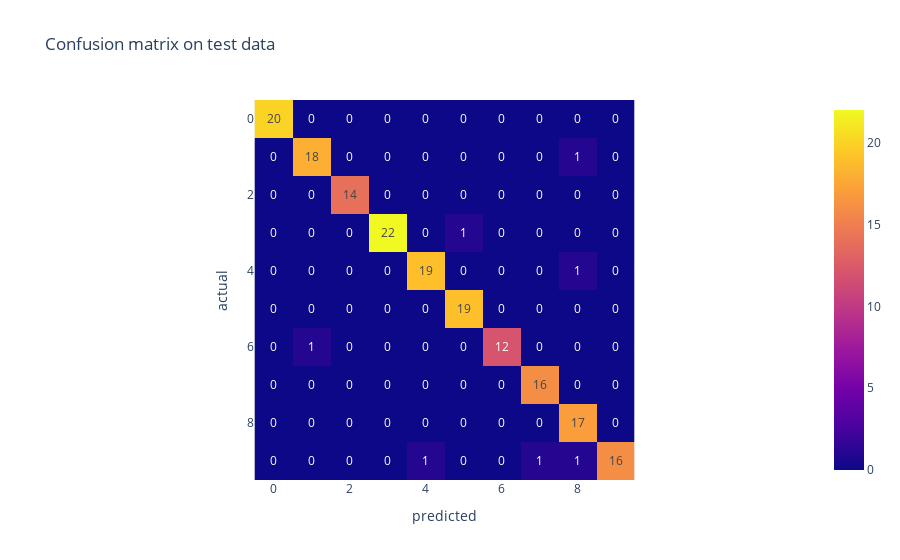

The notebook cell saved with this chart:
### Markdown cell above
<a id = 'log'></a>
### logistic regression
---------------------------------------------------------------------[BACK TO TOP](#top)

### Code cell
from sklearn.linear_model import LogisticRegression
log = LogisticRegression()
para = {'C':np.logspace(-3,1,10),  # inv of regularisation constant
       'penalty':['l1','l2'],     # type of regularisation
       'solver':['newton-cg', 'lbfgs' , 'liblinear', 'saga']}
from sklearn.model_selection import GridSearchCV
logcv = GridSearchCV(log,para,cv=9) # train 8 folds cross validate 9th fold
logcv.fit(xtrain,ytrain)
print('the best set of hyper prameters are \n',logcv.best_params_)
print('the best validation score = ',logcv.best_score_)

yhat = logcv.predict(xtest)

from sklearn.metrics import classification_report,confusion_matrix
print('Error metrics on test set \n',classification_report(ytest,yhat))
px.imshow(pd.DataFrame(confusion_matrix(ytest,yhat),columns=list(range(10)),index=list(range(10)))
                       ,text_auto=True,title='Confusion matrix on test data',
          labels={'x':'predicted','y':'actual'})

### Figure 1 — Plotly figure (JSON) as saved in the notebook; plotly's stock layout.template omitted (floating-point values rounded to 4 significant figures)
{"data": [{"coloraxis": "coloraxis", "hovertemplate": "predicted: %{x}<br>actual: %{y}<br>color: %{z}<extra></extra>", "name": "0", "texttemplate": "%{z}", "type": "heatmap", "x": [0, 1, 2, 3, 4, 5, 6, 7, 8, 9], "xaxis": "x", "y": [0, 1, 2, 3, 4, 5, 6, 7, 8, 9], "yaxis": "y", "z": [[20, 0, 0, 0, 0, 0, 0, 0, 0, 0], [0, 18, 0, 0, 0, 0, 0, 0, 1, 0], [0, 0, 14, 0, 0, 0, 0, 0, 0, 0], [0, 0, 0, 22, 0, 1, 0, 0, 0, 0], [0, 0, 0, 0, 19, 0, 0, 0, 1, 0], [0, 0, 0, 0, 0, 19, 0, 0, 0, 0], [0, 1, 0, 0, 0, 0, 12, 0, 0, 0], [0, 0, 0, 0, 0, 0, 0, 16, 0, 0], [0, 0, 0, 0, 0, 0, 0, 0, 17, 0], [0, 0, 0, 0, 1, 0, 0, 1, 1, 16]]}], "layout": {"coloraxis": {"colorscale": [[0, "#0d0887"], [0.1111, "#46039f"], [0.2222, "#7201a8"], [0.3333, "#9c179e"], [0.4444, "#bd3786"], [0.5556, "#d8576b"], [0.6667, "#ed7953"], [0.7778, "#fb9f3a"], [0.8889, "#fdca26"], [1, "#f0f921"]]}, "title": {"text": "Confusion matrix on test data"}, "xaxis": {"anchor": "y", "constrain": "domain", "domain": [0, 1], "scaleanchor": "y", "title": {"text": "predicted"}}, "yaxis": {"anchor": "x", "autorange": "reversed", "constrain": "domain", "domain": [0, 1], "title": {"text": "actual"}}}}
